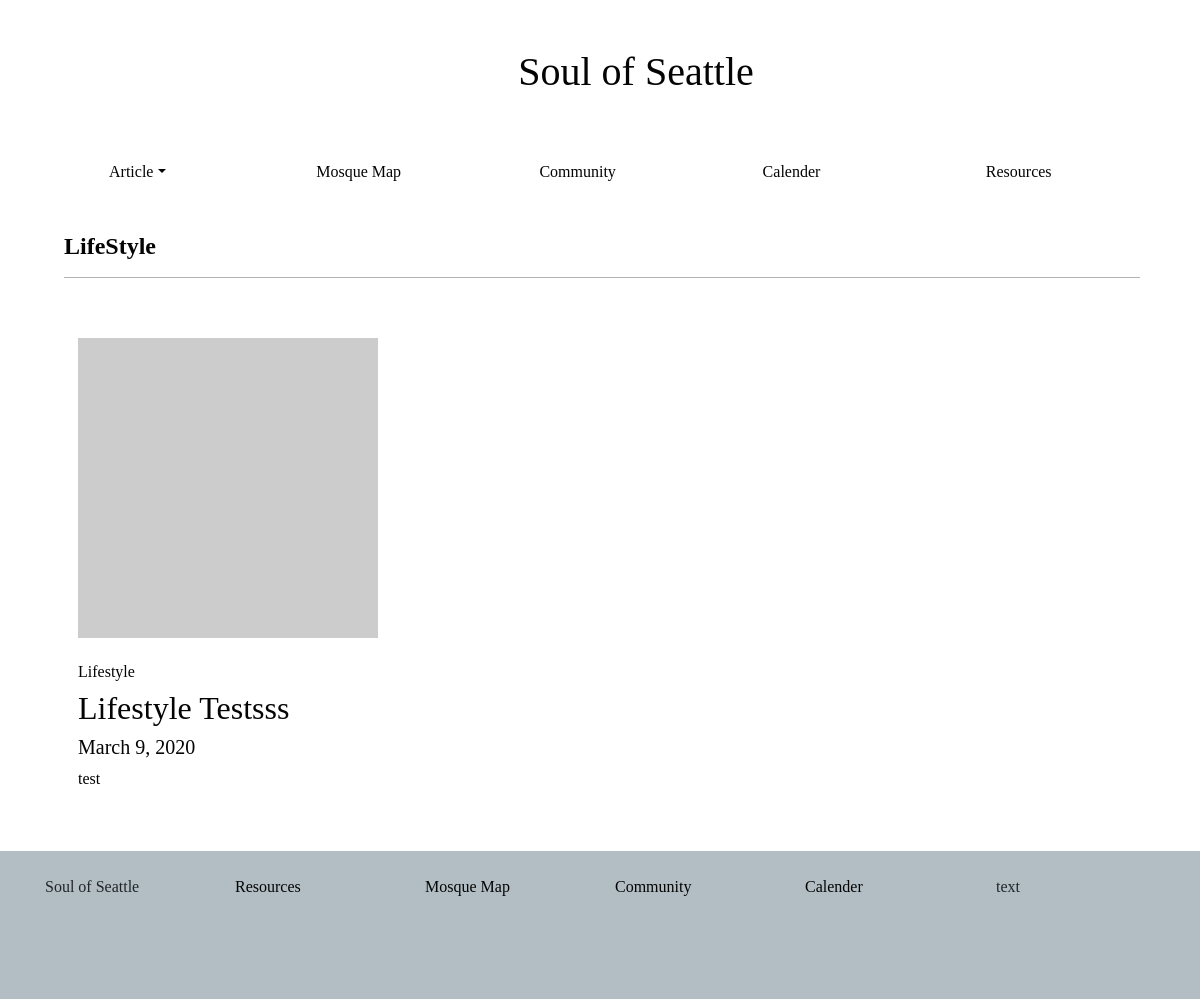
Before: /lifestyle with the older database file.
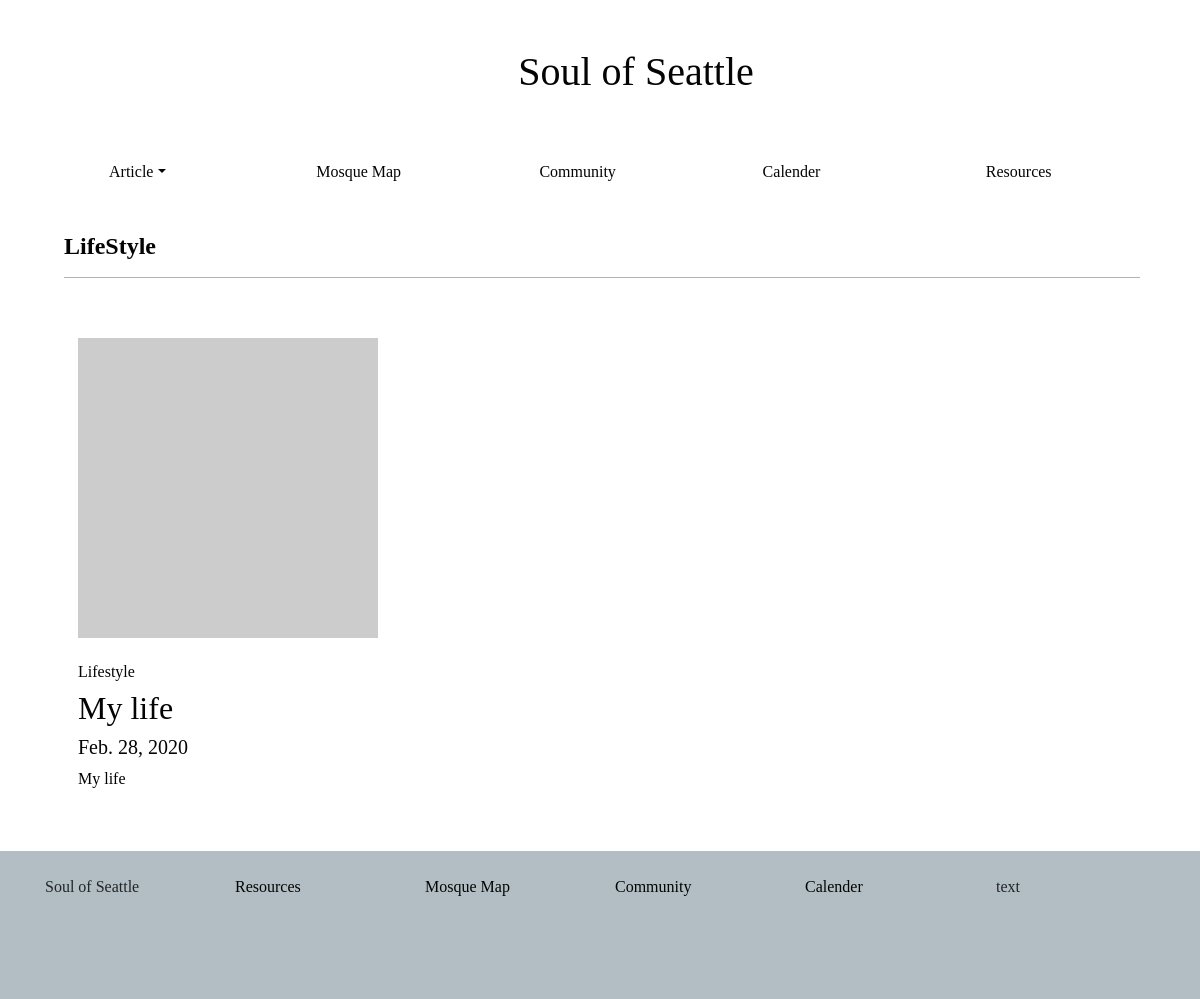
After: the same page with the newer database file.
### soulofseattlepages/models.py (models this page shows, shortened)
class userPost(models.Model):
   author = models.ForeignKey(author, on_delete = models.CASCADE)
   post_Title = models.CharField(max_length = 255, unique = True)
   post_Slug = models.CharField(max_length = 255, unique = True)
   post_Content = models.TextField()
   post_CreatedOn = models.DateTimeField(auto_now_add = True)
   post_UploadImage = models.ImageField(default = "default.png", blank = True)
   post_Status = models.IntegerField(choices = STATUS, default = 0)
   tags = TaggableManager()
   post_Category = models.CharField(max_length = 200, choices = CATEGORIES, default = "Lifestyle")
   class Meta:
       ordering = ['-post_CreatedOn']

### soulofseattlepages/views.py (the view)
# urls.py: path('lifestyle', views.lifestyle, name="Lifestyle"),
def lifestyle(request):
    if request.method == 'GET':
        lifestyle_article = userPost.objects.filter(post_Category='Lifestyle').values()
        lifestyle_articles = {
            "lifestyle_articles": lifestyle_article
        }
    return render(request, 'categories/lifestyle.htm', lifestyle_articles)

### templates/categories/lifestyle.htm (shortened to what this page needs)
<!DOCTYPE html>
<html lang="en">
<head>
    <link rel="stylesheet" href="https://stackpath.bootstrapcdn.com/bootstrap/4.4.1/css/bootstrap.min.css"
>
    {% load static %}
    <link rel="stylesheet" type="text/css" href="{% static "CSS/style.css" %}">
</head>
<body>
    <header class="pt-5 pl-5">
        <div class="container">
            <div class="pl-4">
                {% load static %}
                <b>
                    <h1 class="center-text">Soul of Seattle</h1>
                </b>
                <div class="row pt-5">
                    <div class="col-sm">
                        <ul class="nav">
                            <li class="nav-item dropdown ">
                                <a class="nav-link dropdown-toggle" data-toggle="dropdown" href="#" role="button"
                                    aria-haspopup="true" aria-expanded="false">Article</a>
                            </li>
                        </ul>
                    </div>
                    <div class="col-sm pt-2">
                        <a href="{% url 'MosqueMap' %}">Mosque Map</a>
                    </div>
                    <div class="col-sm pt-2">
                        <a href="{% url 'Community' %}">Community</a>
                    </div>
                    <div class="col-sm pt-2">
                        <a href="{% url 'Calender' %}">Calender</a>
                    </div>
                    <div class="col-sm pt-2">
                        <a href="{% url 'Resources' %}">Resources</a>
                    </div>
                </div>
            </div>
        </div>
    </header>
    <div class="container">
        <div class="pt-3 ml-1">
            <div class="pt-4 col-sm-12">
                    <h4 class="heading-color"><b> LifeStyle </b></h4>
                    <hr>
            </div>
        </div>
    </div>
    <section>
        <div class="container">
            <div class="row">
                <div class="lifestyle-Padding"></div>
                    {% for lifestyle_article in lifestyle_articles  %}
                    <div class="col-sm-8 col-md mt-4 ">
                        <div class=" mb-4">
                            <div class="card-body">
                                <a href="{% url 'Article' lifestyle_article.post_Slug %}">
                                    <img class ="pb-4" src="https://via.placeholder.com/300" class="card-img-top">
                                    <div class="heading-color">
                                        <h6>{{ lifestyle_article.post_Category }}</h6>
                                        <h2>{{ lifestyle_article.post_Title }}</h2>
                                        <h5>{{ lifestyle_article.post_CreatedOn | date}}</h5>
                                        <p>{{lifestyle_article.post_Content|slice:":200" }}   </p>
                                    </div>
                                </a>
                            </div>
                        </div>
                        </div>
                        {% endfor %}
                    </div>
                </div>
    </section>
    <footer class="footer-padding ">
        <div class="container">
            <div class="row">
                <div class="col-sm-2 col-xsm-2 pt-4 pl-8">
                    Soul of Seattle
                </div>
                <div class="col-sm-2 col-xms-2 pt-4">
                    <a href="{% url 'Resources' %}">Resources</a>
                </div>
                <div class="col-sm-2 col-xms-2 pt-4">
                    <a href="{% url 'MosqueMap' %}">Mosque Map</a>
                </div>
                <div class="col-sm-2 col-xms-2 pt-4">
                    <a href="{% url 'Community' %}">Community</a>
                </div>
                <div class="col-sm-2 col-xms-2 pt-4">
                    <a href="{% url 'Calender' %}">Calender</a>
                </div>
                <div class="col-sm-2 col-xms-2 pt-4 pl-3">
                    text
                </div>
            </div>
        </div>
    </footer>
</body>
</html>

Changed rows visible on the page:
changed userPost "Lifestyle": post_Title "Lifestyle Testsss" → "My life"; post_CreatedOn "March 9, 2020" → "Feb. 28, 2020"; post_Content "test" → "My life"
